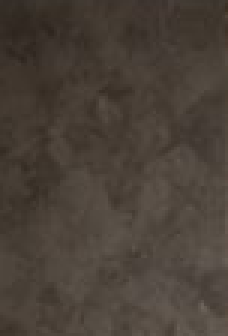
#> input picture scripts/showroom-demo/wall-sources/plaster.png, 76 x 112 px (shown 3 times larger)
$ python make_walls.py
#> lines starting #> are read from the running program, lines starting #| are printed output that depends on the picture
### scripts/showroom-demo/wall_standard.py
"""The wall standard (camera key wall-std-v1-L500): every wall rendered by one recipe.

Camera  : straight on, centred on the wall, eye height 140 cm, one-point perspective.
Canvas  : 1920 x 1080 (Generator PRO's default) for walls up to 5 m.
Scale   : back wall at 1 cm = 3 px, so outline boxes map straight onto the picture.
Frame   : 80 px of ceiling, 810 px of wall (2.70 m), 190 px of floor; side walls fill the rest of the width.
Light   : daylight from the window wall on the plan + soft ambient; corners darkened; contact and cast shadows.
Finish  : colour grade, slight softening and film grain so every part sits in one photo.
"""
import os, sys
import numpy as np
from PIL import Image, ImageDraw, ImageFilter

PX, T, F, EYE = 3, 80, 190, 140
CANVAS_W = 1920
PLASTER = None


def load_plaster(path):
  """A real plaster photo patch, as relative lightness around 1 (6× up-scaled, softened)."""
  global PLASTER
  im = Image.open(path).convert("L"); im = im.resize((im.width * 6, im.height * 6), Image.BICUBIC).filter(ImageFilter.GaussianBlur(2.5))
  a = np.asarray(im).astype(np.float32); a = a / a.mean()
  PLASTER = np.clip(1 + (a - 1) * 0.7, 0.85, 1.15)
WALL_H = 270
rng = np.random.default_rng(11)


def noise(h, w, scale, octaves=4, seed=None):
#> called with h = 1080, w = 1920, scale = 220, octaves = 5, seed = 3
  g = np.random.default_rng(seed) if seed is not None else rng
  acc = np.zeros((h, w), np.float32); amp = 1.0; tot = 0.0
  for o in range(octaves):
    s = max(2, int(scale / (2 ** o)))
    small = g.random((h // s + 3, w // s + 3)).astype(np.float32)
    big = np.asarray(Image.fromarray((small * 255).astype(np.uint8)).resize(((w // s + 3) * s, (h // s + 3) * s), Image.BICUBIC), np.float32)[:h, :w] / 255
    acc += big * amp; tot += amp; amp *= 0.5
  return acc / tot


def hexrgb(h):
  h = h.lstrip("#"); return np.array([int(h[i:i + 2], 16) for i in (0, 2, 4)], np.float32) / 255


class Wall:
  def __init__(self, length, light="front", finish="#CDBFAE", side_finish=None, floor="#5C3E2A"):
    self.L = length
    self.W = CANVAS_W
    self.H = T + WALL_H * PX + F
    self.x0 = (CANVAS_W - length * PX) // 2         # back wall in the image, centred
    self.x1 = self.x0 + length * PX
    self.y0, self.y1 = T, T + WALL_H * PX
    self.cx = (self.x0 + self.x1) / 2
    self.yh = self.y1 - EYE * PX                   # horizon
    self.light = light                             # "left" | "right" | "front" | "back" (window in this wall)
    self.finish, self.side_finish, self.floor_c = hexrgb(finish), hexrgb(side_finish or finish), hexrgb(floor)
    self.img = np.zeros((self.H, self.W, 3), np.float32)
    self.yy, self.xx = np.mgrid[0:self.H, 0:self.W].astype(np.float32)
    self.later = []

  # wall coordinates (cm on the back wall, y from the ceiling) to image px
  def p(self, x, y): return (self.x0 + x * PX, self.y0 + y * PX)

  def plaster(self, colour, h, w, seed):
    n = noise(h, w, 220, 5, seed)[..., None]; fine = noise(h, w, 10, 2, seed + 1)[..., None]; trow = noise(h, w, 60, 3, seed + 2)[..., None]
    base = colour * (0.9 + 0.13 * n) * (0.98 + 0.04 * fine) * (0.97 + 0.05 * trow)
    if PLASTER is not None:
      ph, pw = PLASTER.shape[:2]
      tile = np.concatenate([PLASTER, PLASTER[:, ::-1]], 1); tile = np.concatenate([tile, tile[::-1]], 0)
#> after `tile = np.concatenate([tile, tile[::-1]], 0)`:
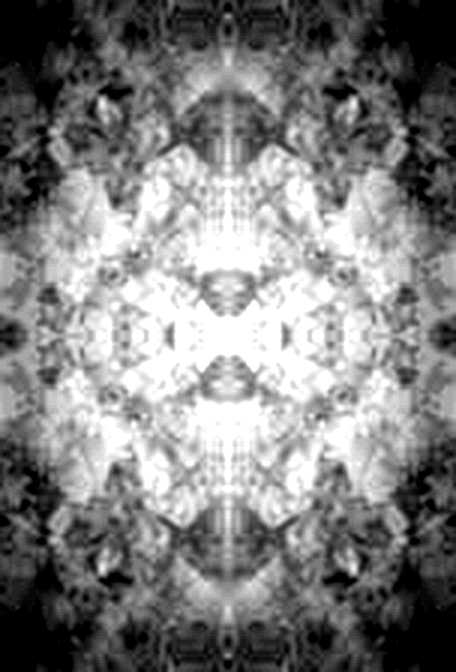
#> tile: shape (1344, 912) float32 (shown at 1/2 size); min 0.85, max 1.15, mean 1; drawn with min black and max white
      reps = (h // tile.shape[0] + 2, w // tile.shape[1] + 2)
      big = np.tile(tile, (reps[0], reps[1]))
      off = (seed * 37) % tile.shape[0]
      big = big[off:off + h, :w]
#> big: shape (1080, 1920) float32
      base = base * (0.75 + 0.25 * big[..., None])
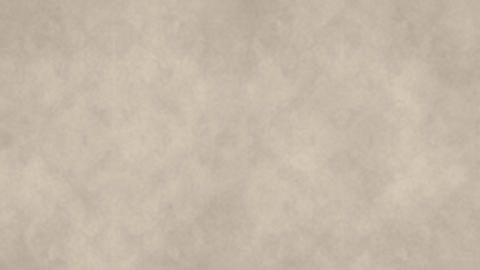
#> base: shape (1080, 1920, 3) float32 (shown at 1/4 size); mean of channels 0, 1, 2 0.769, 0.732, 0.654; drawn as R, G, B
    return base

  def shell(self):
    H, W = self.H, self.W
    xx, yy = self.xx, self.yy
    # back wall
    self.img[:] = self.plaster(self.finish, H, W, 3)
    # perspective factor of the floor / ceiling at row y
    kf = (yy - self.yh) / (self.y1 - self.yh)
    kc = (self.yh - yy) / (self.yh - self.y0)
    floor = (yy >= self.y1)
    ceil = (yy < self.y0)
    # x on the back wall plane that row y / column x projects from
    with np.errstate(divide="ignore", invalid="ignore"):
      uf = self.cx + (xx - self.cx) / np.where(floor, kf, 1)
      uc = self.cx + (xx - self.cx) / np.where(ceil, kc, 1)
    left_side = ((yy >= self.y0) & (yy < self.y1) & (xx < self.x0)) | (floor & (uf < self.x0)) | (ceil & (uc < self.x0))
    right_side = ((yy >= self.y0) & (yy < self.y1) & (xx >= self.x1)) | (floor & (uf >= self.x1)) | (ceil & (uc >= self.x1))
    # side walls: same plaster, turned away from the light
    side = self.plaster(self.side_finish, H, W, 9)
#> call 2 of plaster, with colour = array of shape (3,), h = 1080, w = 1920, seed = 9
#> in plaster (call 2), `big = big[off:off + h, :w]`:
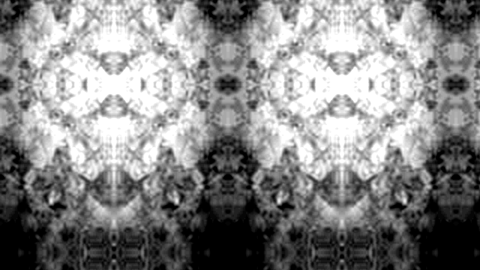
#> big: shape (1080, 1920) float32 (shown at 1/4 size); min 0.85, max 1.15, mean 1.01; drawn with min black and max white
    self.img = np.where((left_side | right_side)[..., None], side * 0.86, self.img)
    # ceiling: warm white, a touch darker at the back
    cw = hexrgb("#F2EDE6") * (0.92 + 0.06 * noise(H, W, 300, 3, 5)[..., None])
    self.img = np.where((ceil & ~left_side & ~right_side)[..., None], cw * np.clip(0.9 + 0.1 * (self.y0 - yy) / self.y0, 0.85, 1)[..., None], self.img)
    # floor: planks running towards the camera, in perspective
    with np.errstate(divide="ignore", invalid="ignore"):
      ucm = (uf - self.x0) / PX                           # cm along the wall
      depth = np.where(floor, (1 / np.maximum(kf, 1e-3)), 1)  # 1 at the wall, smaller towards the camera
      zcm = np.where(floor, (1 - depth) * 900, 0)            # pseudo distance from the wall
    plank = np.floor(ucm / 19)
    seed_col = (np.sin(plank * 12.9898) * 43758.5453) % 1
    joint = np.floor((zcm + (seed_col * 260)) / 260)
    tone = 0.9 + 0.12 * ((np.sin((plank * 7.1 + joint * 3.3)) * 0.5 + 0.5))
    # grain runs along the planks (towards the camera): stretch noise in depth
    g1 = noise(H, W, 3, 2, 21); g2 = noise(H, W, 40, 3, 22)
    grain = 0.55 * g1 + 0.45 * g2
    wood = self.floor_c * (tone * (0.86 + 0.24 * grain))[..., None]
    seam = (np.abs((ucm / 19) - np.round(ucm / 19)) * 19 * PX * np.maximum(kf, 1) < 1.1) | (np.abs(((zcm + seed_col * 260) / 260) - np.round((zcm + seed_col * 260) / 260)) < 0.006)
    wood = np.where(seam[..., None], wood * 0.72, wood)
    # satin finish: a soft, blurred reflection of the bottom of the wall
    refl_h = 120
    strip = self.img[int(self.y1) - refl_h:int(self.y1)][::-1]
    refl = np.zeros_like(self.img); refl[int(self.y1):int(self.y1) + refl_h] = strip
    refl = np.asarray(Image.fromarray((np.clip(refl, 0, 1) * 255).astype(np.uint8)).filter(ImageFilter.GaussianBlur(6))).astype(np.float32) / 255
    fade = np.clip(1 - (yy - self.y1) / refl_h, 0, 1)[..., None] * 0.22
    wood = wood * (1 - fade) + refl * fade
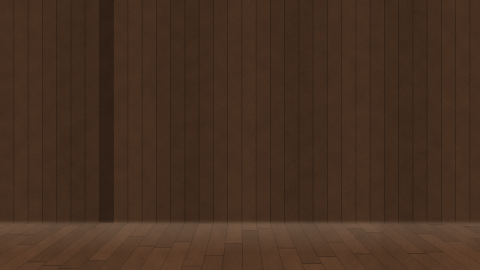
#> wood: shape (1080, 1920, 3) float32 (shown at 1/4 size); mean of channels 0, 1, 2 0.278, 0.189, 0.13; drawn as R, G, B
    self.img = np.where((floor & ~left_side & ~right_side)[..., None], wood, self.img)
    self.masks = dict(floor=floor & ~left_side & ~right_side, ceil=ceil & ~left_side & ~right_side, left=left_side, right=right_side,
                      back=(yy >= self.y0) & (yy < self.y1) & (xx >= self.x0) & (xx < self.x1))
    # cornice and skirting on the back wall
    d = self.draw()
    d.rectangle([self.x0, self.y0, self.x1, self.y0 + 5 * PX], fill=(244, 240, 233))
    d.line([self.x0, self.y0 + 5 * PX, self.x1, self.y0 + 5 * PX], fill=(200, 192, 182), width=2)
    d.rectangle([self.x0, self.y1 - 10 * PX, self.x1, self.y1], fill=(238, 232, 222))
    d.line([self.x0, self.y1 - 10 * PX, self.x1, self.y1 - 10 * PX], fill=(196, 186, 172), width=2)
    self.commit()

  # drawing via PIL on the current image
  def draw(self):
    self._pil = Image.fromarray(np.clip(self.img * 255, 0, 255).astype(np.uint8)); return ImageDraw.Draw(self._pil, "RGBA")

  def commit(self):
    self.img = np.asarray(self._pil).astype(np.float32) / 255

  # [4 lines left out: function paste, not called in this run]

  def shade(self, mask, amount, blur, colour=(0.12, 0.09, 0.08)):
    m = Image.fromarray((np.clip(mask, 0, 1) * 255).astype(np.uint8)).filter(ImageFilter.GaussianBlur(blur))
    a = np.asarray(m).astype(np.float32)[..., None] / 255 * amount
    self.img = self.img * (1 - a) + np.array(colour, np.float32) * a

  # [4 lines left out: function glow, not called in this run]

  def ellipse_mask(self, box):
    m = Image.new("L", (self.W, self.H), 0); ImageDraw.Draw(m).ellipse(box, fill=255); return np.asarray(m).astype(np.float32) / 255

  def rect_mask(self, box, r=0):
    m = Image.new("L", (self.W, self.H), 0); ImageDraw.Draw(m).rounded_rectangle(box, r, fill=255); return np.asarray(m).astype(np.float32) / 255

  def light_pass(self):
    """Daylight from the window on the plan, darker corners that follow the real edges
    (the side walls meet the floor on a diagonal), skirting along the side walls, floor bounce."""
    xx, yy = self.xx, self.yy
    u = (xx - self.x0) / (self.x1 - self.x0)
    g = {"left": 1.10 - 0.22 * u, "right": 0.88 + 0.22 * u, "front": 1.02 - 0.05 * np.abs(u - 0.5), "back": 0.9 + 0.04 * u}[self.light]
    self.img *= np.clip(g, 0.7, 1.2)[..., None]
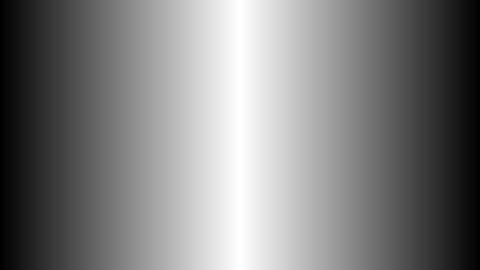
#> g: shape (1080, 1920) float32 (shown at 1/4 size); min 0.977, max 1.02, mean 0.999; drawn with min black and max white
    self.img *= (1 - 0.1 * np.clip((yy - self.y0) / (self.y1 - self.y0), 0, 1) ** 2)[..., None]
    m = self.masks
    side = (m["left"] | m["right"]).astype(np.float32); fl = m["floor"].astype(np.float32)
    ce = m["ceil"].astype(np.float32); back = m["back"].astype(np.float32)
    grow = lambda a, r: np.asarray(Image.fromarray((a * 255).astype(np.uint8)).filter(ImageFilter.MaxFilter(r))).astype(np.float32) / 255
    edges = np.clip(grow(side, 3) * (back + fl + ce) + grow(fl, 3) * (back + side) + 0.6 * grow(ce, 3) * back, 0, 1)
    self.shade(edges, 0.55, 45); self.shade(edges, 0.3, 10)
#> call 2 of shade, with amount = 0.3, blur = 10, colour = (0.12, 0.09, 0.08)
#> in shade (call 2), `m = Image.fromarray((np.clip(mask, 0, 1) * 255).astype(np.uint8)).filt..`:
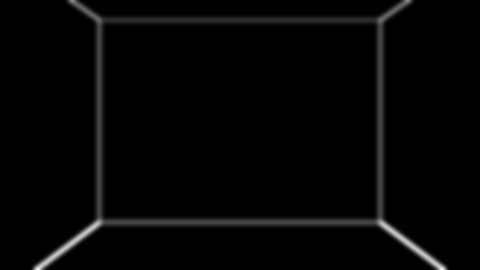
#> m: PIL image 1920x1080 L (shown at 1/4 size); min 0, max 36, mean 0.7; drawn with min black and max white
#> in shade (call 2), `self.img = self.img * (1 - a) + np.array(colour, np.float32) * a`:
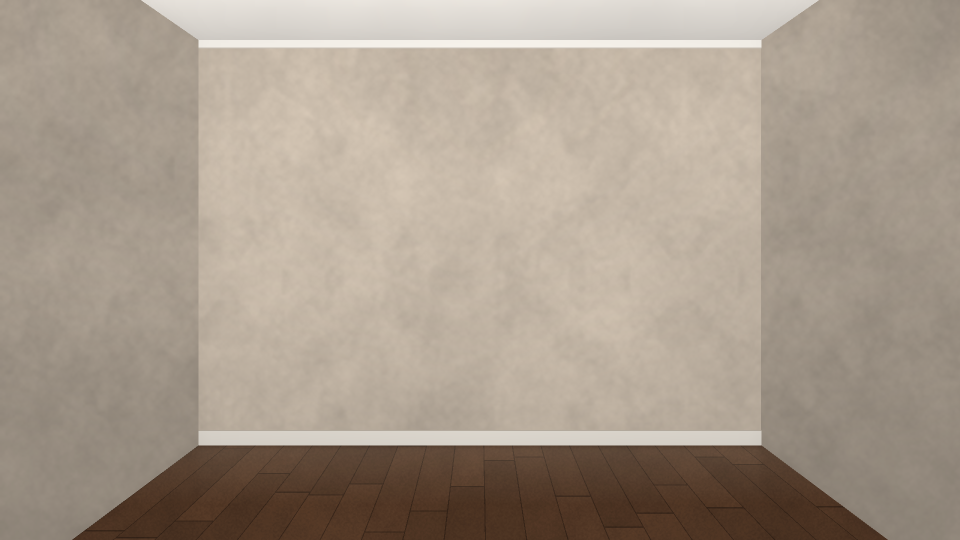
#> self.img: shape (1080, 1920, 3) float32 (shown at 1/2 size); mean R, G, B 0.666, 0.609, 0.553
    sk = np.clip(grow(fl, 61) - fl, 0, 1) * side
    self.img = self.img * (1 - sk[..., None]) + np.array([0.9, 0.88, 0.84], np.float32) * 0.86 * sk[..., None]
    self.shade(np.clip(grow(fl, 63) - grow(fl, 59), 0, 1) * side, 0.35, 1.5)
    bleed = np.clip(1 - (self.y1 - yy) / 135, 0, 1) * ((yy < self.y1) & (yy > self.y0)) * back
    self.img = self.img * (1 - 0.12 * bleed[..., None]) + (self.floor_c * 1.2)[None, None] * 0.12 * bleed[..., None]

  # [9 lines left out: function finish_pass, not called in this run]

  def save(self, path):
    Image.fromarray(np.clip(self.img * 255, 0, 255).astype(np.uint8)).save(path, quality=90)


# ---------------------------------------------------------------- materials for pieces
def fabric(h, w, colour, seed, sheen=0.18):
  n = noise(h, w, 30, 3, seed); fine = noise(h, w, 4, 1, seed + 3)
  return hexrgb(colour) * (0.86 + 0.18 * n + 0.08 * fine)[..., None], n


# [8 lines left out: function shade_box, not called in this run]


def to_rgba(rgb, alpha):
  a = np.dstack([np.clip(rgb, 0, 1), np.clip(alpha, 0, 1)])
  return Image.fromarray((a * 255).astype(np.uint8), "RGBA")


def rounded_alpha(h, w, r):
  m = Image.new("L", (w, h), 0); ImageDraw.Draw(m).rounded_rectangle([0, 0, w - 1, h - 1], r, fill=255)
  return np.asarray(m.filter(ImageFilter.GaussianBlur(0.7))).astype(np.float32) / 255


# [123 lines left out: functions sofa, piano, shelving, art, floor_lamp, radiator and 2 more, not called in this run]

### scripts/showroom-demo/make_walls.py
"""Sample living room, walls A–D, prepared as Generator PRO scenes (camera key wall-std-v1-L500).

Each wall is one scene, the way the showroom renderer already composites:
  background          the empty room in the standard light (architecture, corners, light from the window)
  wall / floor        one shared shadow (black where the surface is) + one colour image per finish
  each piece          a shadow sprite (multiply: the shade it throws, black under itself) and a colour sprite
                      (lighten: the lit piece on black), drawn at its box (renderer patch: layer.box)
Pieces are rendered on a neutral room, with and without the piece, so their shadows work on every finish.
Measurements match the step-5 outlines of the sample living room (A/C 3.75 m, B/D 4.90 m, 2.70 m high).

  python3 scripts/showroom-demo/make_walls.py            -> public/showroom-demo/walls/{a,b,c,d}/
"""
import json, os, sys
import numpy as np
from PIL import Image, ImageDraw, ImageFilter

HERE = os.path.dirname(os.path.abspath(__file__))
sys.path.insert(0, HERE)
import wall_standard as ws
from wall_standard import PX, hexrgb, noise, to_rgba, plate, radiator, side_table, sofa

ROOT = os.path.abspath(os.path.join(HERE, "..", ".."))
SRC = os.path.join(HERE, "wall-sources")
OUT = os.path.join(ROOT, "public", "showroom-demo", "walls")
URL = "/showroom-demo/walls"
ws.load_plaster(os.path.join(SRC, "plaster.png"))
DX = {"left": 1, "right": -1, "front": 0.4, "back": 0}

FINISHES = [("Warm limewash", "#CDBFAE"), ("Sage", "#A7B19A"), ("Terracotta", "#C28B6F"), ("Mauve", "#7A6070")]
FLOORS = [("Walnut", "#5C3E2A"), ("Oak", "#9A754F"), ("Pale oak", "#C3A57F")]
NEUTRAL = ("#C8C4BE", "#8A7A6A")  # pieces are rendered on this room


class W(ws.Wall):
  """A wall that also records which pixels the pieces cover."""
  def __init__(self, *a, **k):
    super().__init__(*a, **k)
    self.alpha = np.zeros((self.H, self.W), np.float32)

  # [16 lines left out: functions paste, grade, not called in this run]


def blur(a, r):
  return np.asarray(Image.fromarray((np.clip(a, 0, 1) * 255).astype(np.uint8)).filter(ImageFilter.GaussianBlur(r))).astype(np.float32) / 255


def src(name):
  im = Image.open(os.path.join(SRC, name)).convert("RGBA"); return im.crop(im.getbbox())


# [132 lines left out: functions match_light, velvet_sofa, built_in_shelves, gallery_pair, lamp, window_pair and 7 more, not called in this run]


def window_rect(w):
  (X0, Y0), (X1, Y1) = w.p(86, 40), w.p(266, 180); return X0, Y0, X1, Y1


# [21 lines left out: functions window_mask, window, window_light, not called in this run]


def lamp_glow(w, x_cm, y_cm, rx, ry_up, ry_down):
  X, Y = w.p(x_cm, y_cm); w.glow(w.ellipse_mask([X - rx, Y - ry_up, X + rx, Y + ry_down]), 0.3, 68)


# ---------------------------------------------------------------- the four walls
def item(name, title, group, draw, products=None):
  return dict(name=name, title=title, group=group, draw=draw, products=products)


WALLS = {
  "a": dict(role="Sofa", length=375, light="front", arch=None, keep=None, glow=None, items=[
    item("shelves", "Built-in shelves", "furniture", lambda w: (w.shade(w.rect_mask([w.p(12, 40)[0] - 9, w.p(12, 40)[1] - 6, w.p(92, 40)[0] + 9, w.p(0, 270)[1]]), 0.45, 15),
                                                                w.paste(built_in_shelves(80 * PX, 230 * PX), *w.p(12, 40)), dict(x=int(w.p(52, 0)[0]), y=int(w.p(0, 120)[1])))[-1]),
    item("art", "Gallery pair", "decor", lambda w: hang(w, gallery_pair(110 * PX, 70 * PX), 175, 85, 110, 70)),
    item("points", "Sockets", "lighting", lambda w: points(w, [(100, 240), (362, 240)])),
    item("sofa", "Sofa", "furniture", lambda w: stand(w, velvet_sofa(240 * PX, 85 * PX), 110, 240, 85, 95)),
  ]),
  "b": dict(role="Piano", length=490, light="right", arch=None, keep=None, glow=lambda w: lamp_glow(w, 390, 112, 225, 45, 420), items=[
    item("art", "Art", "decor", lambda w: hang(w, src("art-big.png"), 205, 40, 80, 82)),
    item("points", "Socket", "lighting", lambda w: points(w, [(345, 240)])),
    item("piano", "Piano", "furniture", lambda w: stand(w, match_light(src("piano-cut.png"), 1.02, 1.12), 170, 150, 125, 60)),
    item("lamp", "Floor lamp", "lighting", lambda w: stand(w, lamp(40 * PX, 160 * PX), 370, 40, 160, 40, shadow=0.22)),
  ]),
  "c": dict(role="Window", length=375, light="back", arch=window, keep=window_mask, glow=window_light, items=[
    item("radiator", "Radiator", "decor", lambda w: hang(w, radiator(140 * PX, 38 * PX), 106, 212, 140, 38, depth=4, shadow=0.3)),
    item("points", "Socket", "lighting", lambda w: points(w, [(356, 240)])),
    item("curtains", "Curtains", "decor", lambda w: curtains(w)),
    item("chair", "Armchair", "furniture", lambda w: stand(w, match_light(src("chair-cut.png"), 1.0, 1.05), 4, 84, 67, 70)),
    item("side-table", "Side table", "furniture", lambda w: stand(w, side_table(45 * PX, 55 * PX), 300, 45, 55, 30, shadow=0.2)),
  ]),
  "d": dict(role="Entry", length=490, light="left", arch=doorway, keep=lambda w: arch_mask(w, 24), glow=lambda w: lamp_glow(w, 425, 110, 165, 135, 225), items=[
    item("mirror", "Mirror", "decor", lambda w: mirror(w, 295, 40, 80)),
    item("sconce", "Wall light", "lighting", lambda w: sconce(w)),
    item("points", "Switch & socket", "lighting", lambda w: points(w, [(200, 150), (405, 240)])),
    item("cabinet", "Cabinet", "furniture", None, products=[
      ("cabinet-inlaid", "Inlaid cabinet", lambda w: stand(w, src("cabinet-inlaid.png"), 290, 90, 115, 40)),
      ("sideboard-moss", "Moss sideboard", lambda w: stand(w, src("sideboard-moss.png"), 260, 150, 82, 45)),
    ]),
  ]),
}


# [10 lines left out: function curtains, not called in this run]


def sconce(w):
  sc = src("sconce2-cut.png"); hang(w, sc, 418, 96, 14, 36, depth=3, shadow=0.25)
  X, Y = w.p(425, 114); return dict(x=int(X), y=int(Y))


def room(spec, finish, floor):
  """The empty wall in the standard light: shell, architecture, corners, light."""
  w = W(spec["length"], light=spec["light"], finish=finish, floor=floor); w.shell()
  if spec["arch"]: spec["arch"](w)
  w.light_pass()
  if spec["glow"]: spec["glow"](w)
  return w


def save(arr, path, lossless=False):
  Image.fromarray((np.clip(arr, 0, 1) * 255).astype(np.uint8)).save(path, "WEBP", quality=88, lossless=lossless, method=6)


# [4 lines left out: function thumb, not called in this run]


def build(key, spec):
  out = os.path.join(OUT, key); os.makedirs(out, exist_ok=True)
  for f in os.listdir(out): os.remove(os.path.join(out, f))
  url = lambda f: f"{URL}/{key}/{f}"
  base = room(spec, FINISHES[0][1], FLOORS[0][1])
  save(grade(base.img, base), os.path.join(out, "background.webp"))
  m = base.masks
  keep = spec["keep"](base) if spec["keep"] else 0
  wall_m = blur(np.clip((m["back"] | m["left"] | m["right"]).astype(np.float32) - keep, 0, 1), 0.7)
  floor_m = m["floor"].astype(np.float32)
  if key == "d":  # keep the brass threshold under the doorway
    x0, x1 = base.p(60, 0)[0], base.p(170, 0)[0]; floor_m[int(base.y1) - 4:int(base.y1) + 8, int(x0) - 26:int(x1) + 26] = 0
  floor_m = blur(floor_m, 0.7)
  layers = {}

  # [11 lines left out: function surface, not called in this run]

  surface("wall", "Wall colour", "walls", 10, wall_m, FINISHES, lambda c: room(spec, c, FLOORS[0][1]), dict(x=int(base.p(spec["length"] * 0.5, 0)[0]), y=int(base.p(0, 25)[1])))
  surface("floor", "Floor", "floor", 11, floor_m, FLOORS, lambda c: room(spec, FINISHES[0][1], c), dict(x=int(base.W * 0.3), y=int(base.y1 + 120)))

  ref = room(spec, *NEUTRAL)

  # [14 lines left out: function sprite, not called in this run]

  for order, it in enumerate(spec["items"], 20):
    if it["products"]:
      products, hot = [], None
      for pid, pname, draw in it["products"]:
        h, box = sprite(pid, draw); hot = hot or h
        products.append(dict(id=pid, name=pname, poster=url(f"{pid}-thumb.jpg"),
                             materials=[dict(id="as-shown", name="As shown", poster=url(f"{pid}-thumb.jpg"), shadow=url(f"{pid}-shadow.webp"),
                                             variations=[url(f"{pid}-1.webp")], box=box)]))
      layers[it["name"]] = dict(title=it["title"], group="product-layer", order=order, visible=True, products=products,
                                hotspot=dict(id=it["name"], title=it["title"], visible=True, position=hot))
    else:
      hot, box = sprite(it["name"], it["draw"])
      layers[it["name"]] = dict(title=it["title"], group=it["group"], order=order, visible=True, shadow=url(f"{it['name']}-shadow.webp"),
                                variations=[url(f"{it['name']}-1.webp")], thumbnails=[url(f"{it['name']}-thumb.jpg")], box=box,
                                hotspot=dict(id=it["name"], title=it["title"], visible=True, position=hot))
  manifest = dict(background="background.webp", imageSize=dict(width=base.W, height=base.H),
                  cameraKey="wall-std-v1-L500", wall=key.upper(), role=spec["role"], lengthCm=spec["length"],
                  enhancements=dict(brightness=100, contrast=100, saturation=100), layers=layers)
  json.dump(manifest, open(os.path.join(out, "manifest.json"), "w"), indent=1)
  print(key, base.W, base.H, len(layers), "layers")


for key in (sys.argv[1:] or WALLS):
#> (the run stopped early here; a loop or call above may not have finished)
